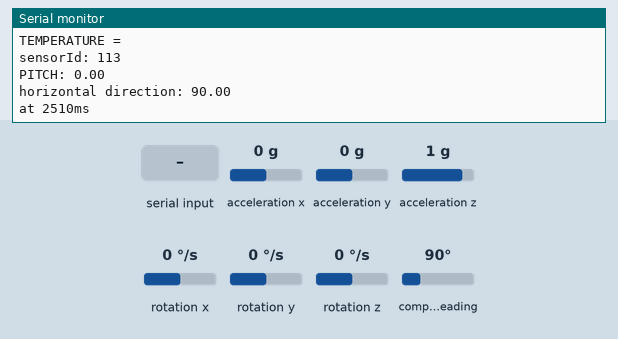
The sketch below on a simulated ESP32. Shown: the last lines printed to the serial monitor. The inputs (shaded band) are chosen by the test bench; at power-on: acceleration y 0 g, acceleration x 0 g, acceleration z 1 g, compass heading 90°, rotation x 0 °/s, rotation y 0 °/s, rotation z 0 °/s. WiFi joins after 1.5 s; servers stay silent unless stated.

Above: at 2.7 s.
2.8 s: "1" received over the second serial link
At 5.3 s:
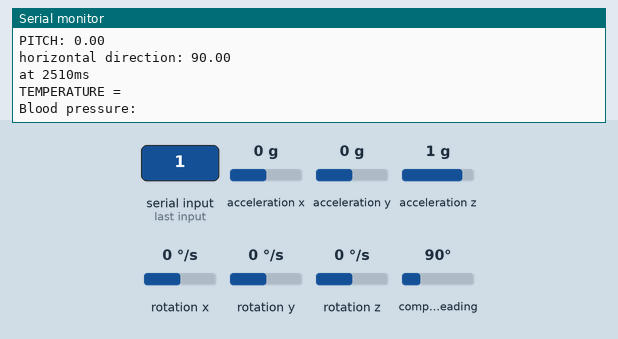
7.0 s: acceleration y set to -1.4 g
At 8.0 s:
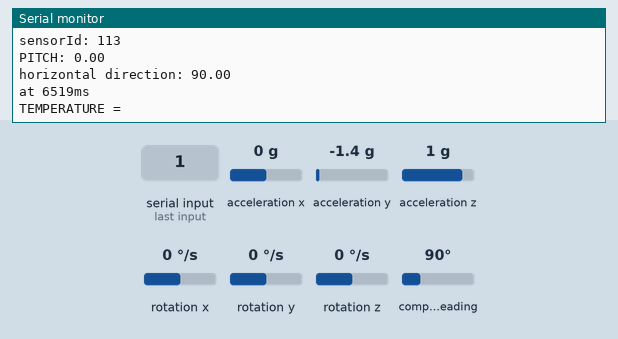
8.5 s: acceleration x set to -1.4 g
At 8.9 s:
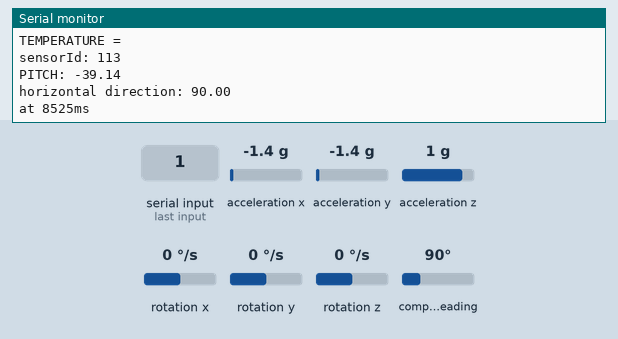
10.0 s: acceleration z set to -1.4 g
At 11.3 s:
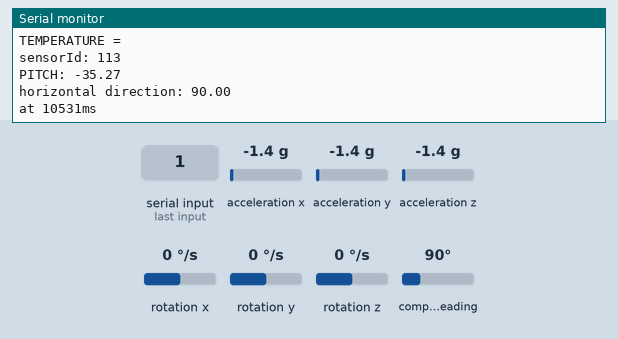
11.5 s: "0" received over the second serial link
At 12.9 s:
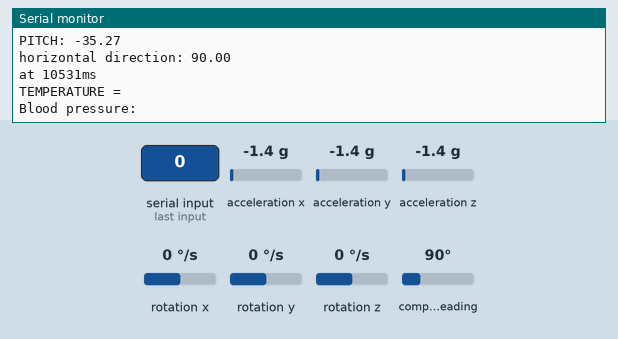
13.0 s: compass heading set to 7°
At 14.3 s:
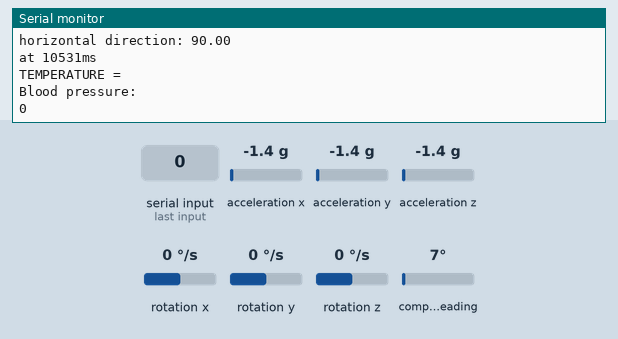
Timing chart, 0 to 15.5 s (numbered marks = the images above; inputs shaded):
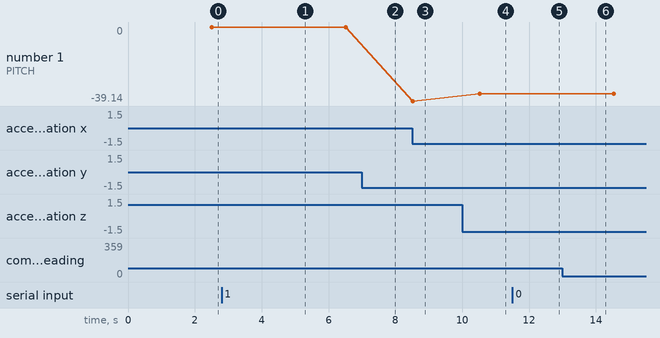

Measured:
- after the input at 2.8 s, the serial monitor: prints a new line after 1.7 s (image 1)
- after the input at 8.5 s, the serial monitor: prints a new line at once (image 3)
- after the input at 10.0 s, the serial monitor: prints a new line after 0.53 s (image 4)
- after the input at 11.5 s, the serial monitor: prints a new line after 1.0 s (image 5)
- plotted number 1: 0 → -39.14 after the input at 8.5 s, -39.14 → -35.27 after the input at 10.0 s

The sketch:

Stress_Ajax_Project.ino
```cpp
/*
 * ESP32 AJAX Demo
 * Updates and Gets data from webpage without page refresh
 * https://circuits4you.com
 */
#include <WiFi.h>
#include <WiFiClient.h>
#include <WebServer.h>
#include <MPU9250_asukiaaa.h>


 //Web page header file
#define RXp2 16

float temp;
int tempPin = 36;

String strbp, strtemp, strpitch;


#ifdef _ESP32_HAL_I2C_H_
#define SDA_PIN 21
#define SCL_PIN 22
#endif
String SendHTML( );

WebServer server(80);


MPU9250_asukiaaa mySensor;
float aX, aY, aZ, aSqrt, gX, gY, gZ, mDirection, mX, mY, mZ;
float pitch;
//Enter your SSID and PASSWORD
const char* ssid = "Office 4G";
const char* password = "3dotsinnovations";
//void setup()
//===============================================================
// This routine is executed when you open its IP in browser
//===============================================================

void handleADC() {
  temp = analogRead(tempPin);
   // read analog volt from sensor and save to variable temp
   temp = temp * 0.48828125;
   // convert the analog volt to its temperature equivalent

//

 String adcValue = String(temp);

 strtemp = adcValue;

 //server.send(200, "text/plane", SendHTML(temp));
 //Send ADC value only to client ajax request
}
void handlebp()
{
  //Serial2.begin(9600, SERIAL_8N1, RXp2);
  //String BP = Serial2.readString();
  //String bp = String(BP);
  //strbp = bp;
  //server.send(200, "text/html", SendHTML());

}


//===============================================================
// Setup
//===============================================================

void setup(void){
  Serial.begin(115200);

  Serial2.begin(9600, SERIAL_8N1, RXp2);
  while(!Serial);
  Serial.println("started");

  #ifdef _ESP32_HAL_I2C_H_ // For ESP32
  Wire.begin(SDA_PIN, SCL_PIN);
  mySensor.setWire(&Wire);
  #endif

  mySensor.beginAccel();
  mySensor.beginGyro();
  mySensor.beginMag();

  Serial.println();
  Serial.println("Booting Sketch...");

/*
//ESP32 As access point
  WiFi.mode(WIFI_AP); //Access Point mode
  WiFi.softAP(ssid, password);
*/
//ESP32 connects to your wifi -----------------------------------
  WiFi.mode(WIFI_STA); //Connectto your wifi
  WiFi.begin(ssid, password);

  Serial.println("Connecting to ");
  Serial.print(ssid);

  //Wait for WiFi to connect
  while(WiFi.waitForConnectResult() != WL_CONNECTED){
      Serial.print(".");
    }

  //If connection successful show IP address in serial monitor
  Serial.println("");
  Serial.print("Connected to ");
  Serial.println(ssid);
  Serial.print("IP address: ");
  Serial.println(WiFi.localIP());  //IP address assigned to your ESP
//----------------------------------------------------------------

  server.on("/", handlebp);      //This is display page
  server.on("/readADC", handleADC);
  server.on("/readbp", handlebp);//To get update of ADC Value only

  server.begin();                  //Start server
  Serial.println("HTTP server started");
}

//===============================================================
// This routine is executed when you open its IP in browser
//===============================================================
void loop(void){
  server.handleClient();
  delay(1);

  Serial.println("TEMPERATURE = ");
  //Serial.println(temp1);

   delay(1000);

 if( Serial2.available() )
 {
    Serial.println("Blood pressure: ");
    Serial.println(Serial2.readString());
    strbp = Serial2.readString();
 }
 //bloodpressure=Serial2.readString();


  uint8_t sensorId;
  if (mySensor.readId(&sensorId) == 0) {
    Serial.println("sensorId: " + String(sensorId));
  } else {
    Serial.println("Cannot read sensorId");
  }

  if (mySensor.accelUpdate() == 0) {
    aX = mySensor.accelX();
    aY = mySensor.accelY();
    aZ = mySensor.accelZ();
    aSqrt = mySensor.accelSqrt();
    //Serial.println("accelX: " + String(aX));
    //Serial.println("accelY: " + String(aY));
    //Serial.println("accelZ: " + String(aZ));
    //Serial.println("accelSqrt: " + String(aSqrt));

     //pitch = atan2 (accelY ,( sqrt ((accelX * accelX) + (accelZ * accelZ))));
     pitch = atan2 (aY ,( sqrt ((aX * aX) + (aZ * aZ))));
     pitch = pitch*57.3;

     Serial.println("PITCH: " + String(pitch));
     strpitch = String(pitch);

  } else {
    Serial.println("Cannod read accel values");
  }

  if (mySensor.gyroUpdate() == 0) {
    gX = mySensor.gyroX();
    gY = mySensor.gyroY();
    gZ = mySensor.gyroZ();
    //Serial.println("gyroX: " + String(gX));
    //Serial.println("gyroY: " + String(gY));
    //Serial.println("gyroZ: " + String(gZ));
  } else {
    Serial.println("Cannot read gyro values");
  }

  if (mySensor.magUpdate() == 0) {
    mX = mySensor.magX();
    mY = mySensor.magY();
    mZ = mySensor.magZ();
    mDirection = mySensor.magHorizDirection();
    if(mDirection<0)
    {
      mDirection=360+mDirection;
    }
    //Serial.println("magX: " + String(mX));
    //Serial.println("maxY: " + String(mY));
    //Serial.println("magZ: " + String(mZ));
    Serial.println("horizontal direction: " + String(mDirection));
  } else {
    //Serial.println("Cannot read mag values");
  }

  Serial.println("at " + String(millis()) + "ms");
  Serial.println(""); // Add an empty line

  server.send(200, "text/html", SendHTML());

  delay(1000);

}


String SendHTML( )
{
  String ptr = "<!DOCTYPE html>\n";
         ptr += "<html>\n";
         ptr += "<head>\n";
         ptr += "<<meta name='viewport' content='width=device-width, initial-scale=1.0'/>\n";
         ptr += "<<meta charset='utf-8'>\n";
         ptr += "<<meta http-equiv='refresh' content='2'>\n";
         ptr += "<style>\n";
         ptr += ".card{\n";
         ptr +=  "max-width: 400px;\n";
         ptr +="min-height: 250px;\n";
         ptr +="background: #02b875;\n";
         ptr +="padding: 30px;\n";
         ptr +="box-sizing: border-box;\n";
         ptr +="color: #FFF;\n";
         ptr +="margin:20px;\n";
         ptr +="box-shadow: 0px 2px 18px -4px rgba(0,0,0,0.75);\n";
         ptr +="</style>\n";
         ptr +="<body>\n";

        ptr +="<div class=\"card\">\n";
        ptr +="<h4>Stress Monitering</h4><br>\n";
        ptr +="<h1>Temperature Value:<span id=\"ADCValue\">"+ strtemp + "</span></h1><br>\n";
        ptr +="<h2>Blood Pressure Value:<span id=\"bp\">" + strbp + "</span></h2><br>\n";
        ptr +="<h2>PITCH Value:<span id=\"bp\">" + strpitch + "</span></h2><br>\n";
        ptr +="<script>\n";


        ptr +="</script>\n";
        ptr +="</body>\n";
        ptr +="</head>\n";
        ptr +="</html>\n";

  return ptr;


}
```
